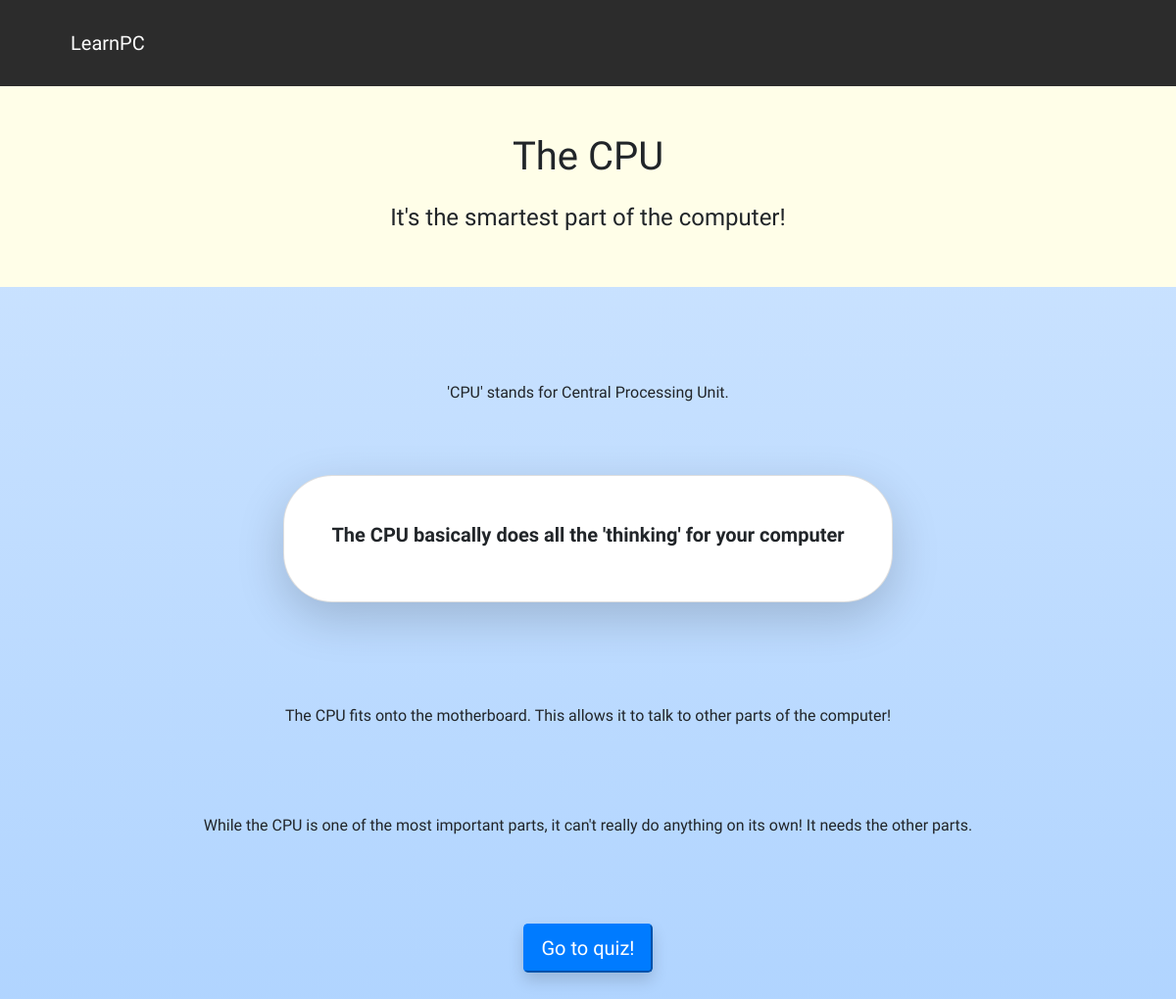
The app's page /cpu with its own data.
### tables this page shows
CREATE TABLE "information" (
	"id"	INTEGER NOT NULL PRIMARY KEY AUTOINCREMENT UNIQUE,
	"topic"	TEXT NOT NULL,
	"title"	TEXT NOT NULL,
	"subtitle"	TEXT NOT NULL,
	"intro"	TEXT NOT NULL,
	"summary"	TEXT NOT NULL,
	"point1"	TEXT NOT NULL,
	"point2"	TEXT NOT NULL
);

### application.py (the view)
@app.route('/cpu', methods=["GET", "POST"])
def cpu():
    updateViews()
    if request.method == "GET":
        data = getInformation("CPU")
        return render_template("information.html", topic=data[0], title=data[1], subtitle=data[2],
        intro=data[3], summary=data[4], point1=data[5], point2=data[6])

### application.py (called while the page is built)
@app.after_request
def after_request(response):
    response.headers["Cache-Control"] = "no-cache, no-store, must-revalidate"
    response.headers["Expires"] = 0
    response.headers["Pragma"] = "no-cache"
    return response

def updateViews():
    views = db.execute("SELECT * FROM views")
    views = views[0]['Views']
    views += 1
    print(views)
    db.execute("UPDATE views set Views=:views", views=views)

def getInformation(topic):
    data = db.execute("SELECT * FROM information WHERE topic=:topic", topic=topic)
    information = []
    information.append(data[0]['topic'])
    information.append(data[0]['title'])
    information.append(data[0]['subtitle'])
    information.append(data[0]['intro'])
    information.append(data[0]['summary'])
    information.append(data[0]['point1'])
    information.append(data[0]['point2'])
    return information

### templates/information.html (shortened to what this page needs)
{% extends "layout.html" %}
{% block main %}
<div class="container-fluid mainBack">
    <div class="container-fluid topicHeader">
        <div class="container-fluid d-flex justify-content-center pt-5 pb-2">
            <h1>{{ title }}</h1>
        </div>
        <div class="container-fluid d-flex justify-content-center pt-2 pb-5">
            <h4>{{ subtitle }}</h4>
        </div>
    </div>
    <div class="container-fluid d-flex justify-content-center pt-5 mt-5 pb-5">
        <p>{{ intro }}</p>
    </div>
    <div class="container-fluid d-flex justify-content-center pt-2 pb-5">
        <div class="card p-5 shadow-lg">
            <div class="container-fluid d-flex justify-content-center">
                <h5><strong>{{ summary }}</strong></h5>
            </div>
        </div>
    </div>
    <div class="container-fluid d-flex justify-content-center pt-2 mt-5 pb-5">
        <p>{{ point1 }}</p>
    </div>
    <div class="container-fluid d-flex justify-content-center pt-2 mt-3 pb-5">
        <p>{{ point2 }}</p>
    </div>
    <div class="container-fluid d-flex justify-content-center mt-4 pb-5">
        <a href="#"><button class="btn-lg shadow btn-primary">Go to quiz!</button></a>
    </div>
{% endblock %}

### static/css/general.css (style rules this page uses)
html { background-image: linear-gradient(#cfe5ff, #b0d4ff) }
body { font-family: 'Spartan', sans-serif; background-color: #fcfcfc; }
.container-fluid { margin-right: 0px; margin-left: 0px; padding-left: 0px; padding-right: 0px; }
.mainBack { background-image: linear-gradient(#cfe5ff, #b0d4ff) }
.topicHeader { background-color:#fffee8; }
.card { border-radius: 50px }

### records on screen
information: title "The CPU", subtitle "It's the smartest part of the computer!", intro "'CPU' stands for Central Processing Unit.", summary "The CPU basically does all the 'thinking' for your computer", point1 "The CPU fits onto the motherboard. This allows it to talk to other parts of the computer!", point2 "While the CPU is one of the most important parts, it can't really do anything on its own! It needs the other parts."
